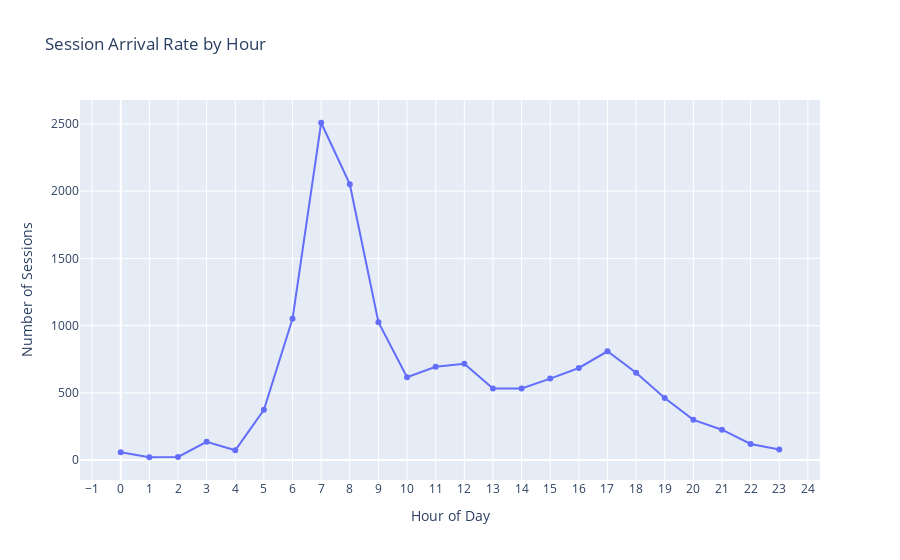
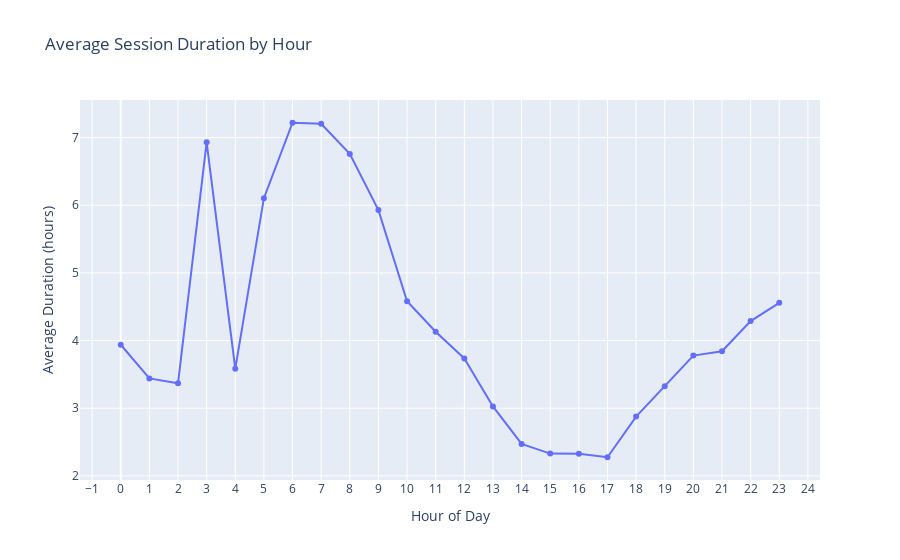
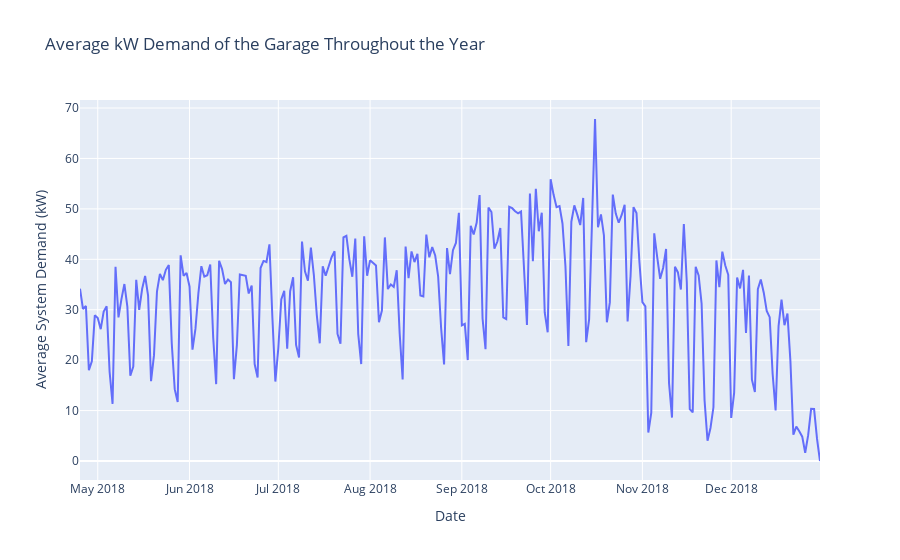

The notebook cell these images were saved under, in order:
### Code cell
import pandas as pd
import numpy as np
import plotly.graph_objects as go
import plotly.express as px
from datetime import datetime

# =============================================================================
# 1. LOAD THE DATA
# =============================================================================
df = pd.read_csv('YEAR\\sessions_filtered_2018.csv')

# =============================================================================
# 2. DATA CLEANING AND FILTERING
# =============================================================================
df.dropna(subset=['sessionID', 'connectionTime', 'disconnectTime', 'doneChargingTime', 'kWhDelivered'], inplace=True)

# Convert to datetime
for col in ['connectionTime', 'disconnectTime', 'doneChargingTime']:
    df[col] = pd.to_datetime(df[col], errors='coerce')

# Drop rows with failed datetime conversion
df.dropna(subset=['connectionTime', 'disconnectTime'], inplace=True)

# Calculate session duration in hours (using disconnectTime)
df['session_duration'] = (df['disconnectTime'] - df['connectionTime']).dt.total_seconds() / 3600.0

# Filter out non-positive and extreme durations
df = df[(df['session_duration'] > 0) & (df['session_duration'] < 12)]

# =============================================================================
# Normalize hour: shift such that 8:00 becomes 0 (the garage is in Los Angeles; times are in GMT)
# =============================================================================
df['hour'] = (df['connectionTime'].dt.hour - 8) % 24

# =============================================================================
# PLOTTING ARRIVAL RATE AND AVERAGE SESSION DURATION BY HOUR
# =============================================================================
# Compute arrival rate and average session duration
arrival_rate = df.groupby('hour').size()
avg_duration = df.groupby('hour')['session_duration'].mean()

# Convert to DataFrame for Plotly
metrics_df = pd.DataFrame({
    'hour': arrival_rate.index,
    'arrival_rate': arrival_rate.values,
    'avg_duration': avg_duration.values
})

# Plot arrival rate
fig1 = px.line(metrics_df, x='hour', y='arrival_rate', markers=True,
               labels={'hour': 'Hour of Day', 'arrival_rate': 'Number of Sessions'},
               title='Session Arrival Rate by Hour')
fig1.update_layout(xaxis=dict(tickmode='linear', tick0=0, dtick=1))

# Plot average session duration
fig2 = px.line(metrics_df, x='hour', y='avg_duration', markers=True,
               labels={'hour': 'Hour of Day', 'avg_duration': 'Average Duration (hours)'},
               title='Average Session Duration by Hour')
fig2.update_layout(xaxis=dict(tickmode='linear', tick0=0, dtick=1))

fig1.show()
fig2.show()

print("Arrival Rate by Hour:")
print(arrival_rate.sort_index())
print("\nAverage Session Duration by Hour (in hours):")
print(avg_duration.sort_index())

# =============================================================================
# COMPUTE CHARGING DURATION AND POWER OUTPUT
# =============================================================================
# Calculate charging duration in hours (time during which the car charged)
df['charging_duration'] = (df['doneChargingTime'] - df['connectionTime']).dt.total_seconds() / 3600.0

# Filter out non-positive charging durations
df = df[df['charging_duration'] > 0]

# Calculate average power output in kilowatts (kW)
df['power_output'] = df['kWhDelivered'] / df['charging_duration']

# =============================================================================
# COMPUTE SYSTEM DEMAND OVER TIME
# =============================================================================
# For each session, assume constant power output during charging.
# Create event records: at connectionTime, add the session's power_output; at doneChargingTime, subtract it.
df_start = df[['connectionTime', 'power_output']].copy()
df_start.rename(columns={'connectionTime': 'timestamp'}, inplace=True)

df_end = df[['doneChargingTime', 'power_output']].copy()
df_end.rename(columns={'doneChargingTime': 'timestamp'}, inplace=True)
df_end['power_output'] = -df_end['power_output']

# Combine start and end events, then sort by time
events_df = pd.concat([df_start, df_end]).sort_values('timestamp')

# Compute the cumulative sum to derive the instantaneous total power demand
events_df['total_power'] = events_df['power_output'].cumsum()

# Set the timestamp as index for resampling
events_df = events_df.set_index('timestamp')

# Resample to daily frequency to obtain the average system demand per day throughout the year
daily_avg = events_df['total_power'].resample('D').mean().reset_index()

# =============================================================================
# PLOTTING AVERAGE SYSTEM DEMAND OVER THE YEAR
# =============================================================================
fig_demand = px.line(daily_avg,
                     x='timestamp',
                     y='total_power',
                     labels={'timestamp': 'Date', 'total_power': 'Average System Demand (kW)'},
                     title='Average kW Demand of the Garage Throughout the Year')
fig_demand.show()

### Figure 1 — Plotly figure (JSON) as saved in the notebook; plotly's stock layout.template omitted (floating-point values rounded to 4 significant figures)
{"data": [{"hovertemplate": "Hour of Day=%{x}<br>Number of Sessions=%{y}<extra></extra>", "legendgroup": "", "line": {"color": "#636efa", "dash": "solid"}, "marker": {"symbol": "circle"}, "mode": "lines+markers", "name": "", "orientation": "v", "showlegend": false, "type": "scatter", "x": [0, 1, 2, 3, 4, 5, 6, 7, 8, 9, 10, 11, 12, 13, 14, 15, 16, 17, 18, 19, 20, 21, 22, 23], "xaxis": "x", "y": [58, 21, 23, 136, 73, 374, 1051, 2509, 2052, 1026, 616, 694, 716, 533, 533, 606, 685, 809, 650, 462, 299, 226, 120, 79], "yaxis": "y"}], "layout": {"legend": {"tracegroupgap": 0}, "title": {"text": "Session Arrival Rate by Hour"}, "xaxis": {"anchor": "y", "domain": [0, 1], "dtick": 1, "tick0": 0, "tickmode": "linear", "title": {"text": "Hour of Day"}}, "yaxis": {"anchor": "x", "domain": [0, 1], "title": {"text": "Number of Sessions"}}}}

### Figure 2 — Plotly figure (JSON) as saved in the notebook; plotly's stock layout.template omitted (floating-point values rounded to 4 significant figures)
{"data": [{"hovertemplate": "Hour of Day=%{x}<br>Average Duration (hours)=%{y}<extra></extra>", "legendgroup": "", "line": {"color": "#636efa", "dash": "solid"}, "marker": {"symbol": "circle"}, "mode": "lines+markers", "name": "", "orientation": "v", "showlegend": false, "type": "scatter", "x": [0, 1, 2, 3, 4, 5, 6, 7, 8, 9, 10, 11, 12, 13, 14, 15, 16, 17, 18, 19, 20, 21, 22, 23], "xaxis": "x", "y": [3.938, 3.44, 3.368, 6.931, 3.583, 6.104, 7.219, 7.204, 6.759, 5.928, 4.582, 4.13, 3.736, 3.026, 2.472, 2.329, 2.327, 2.275, 2.876, 3.323, 3.778, 3.843, 4.287, 4.558], "yaxis": "y"}], "layout": {"legend": {"tracegroupgap": 0}, "title": {"text": "Average Session Duration by Hour"}, "xaxis": {"anchor": "y", "domain": [0, 1], "dtick": 1, "tick0": 0, "tickmode": "linear", "title": {"text": "Hour of Day"}}, "yaxis": {"anchor": "x", "domain": [0, 1], "title": {"text": "Average Duration (hours)"}}}}

### Figure 3 — Plotly figure (JSON) as saved in the notebook; plotly's stock layout.template omitted (floating-point values rounded to 4 significant figures; data arrays with more than 128 entries replaced by an {"elided": "..."} marker saying what was removed)
{"data": [{"hovertemplate": "Date=%{x}<br>Average System Demand (kW)=%{y}<extra></extra>", "legendgroup": "", "line": {"color": "#636efa", "dash": "solid"}, "marker": {"symbol": "circle"}, "mode": "lines", "name": "", "orientation": "v", "showlegend": false, "type": "scatter", "x": {"elided": "251 str values"}, "xaxis": "x", "y": {"elided": "251 float values"}, "yaxis": "y"}], "layout": {"legend": {"tracegroupgap": 0}, "title": {"text": "Average kW Demand of the Garage Throughout the Year"}, "xaxis": {"anchor": "y", "domain": [0, 1], "title": {"text": "Date"}}, "yaxis": {"anchor": "x", "domain": [0, 1], "title": {"text": "Average System Demand (kW)"}}}}
